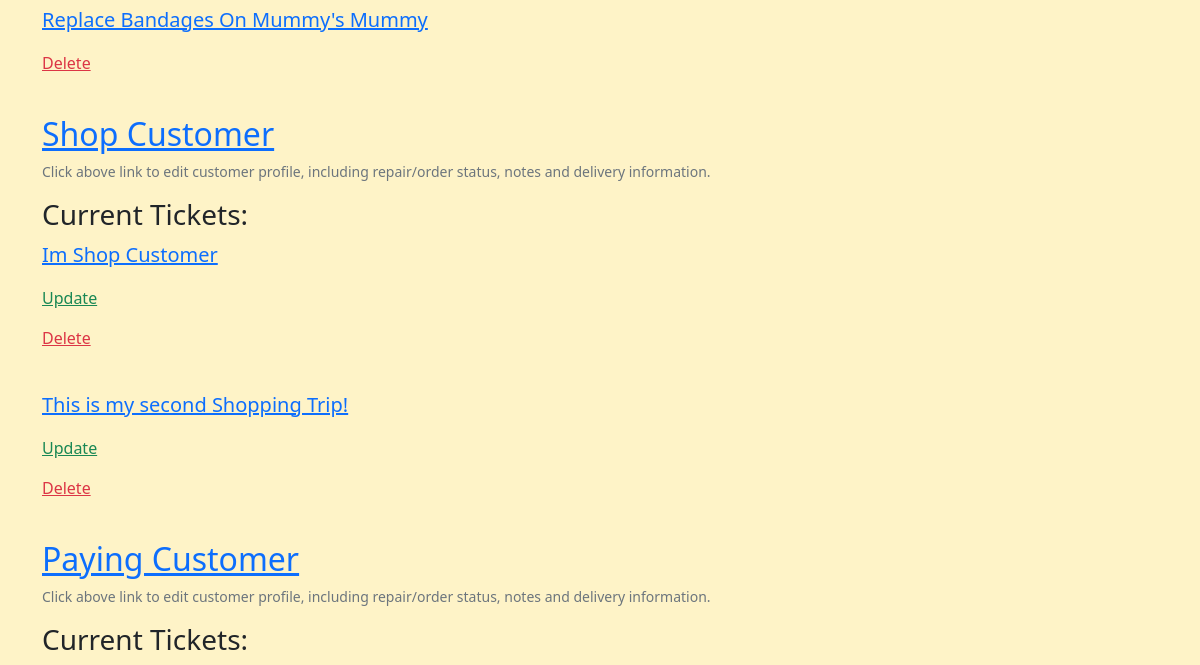
The app's page /workshop/ticket-overview/ (lower part), older data.
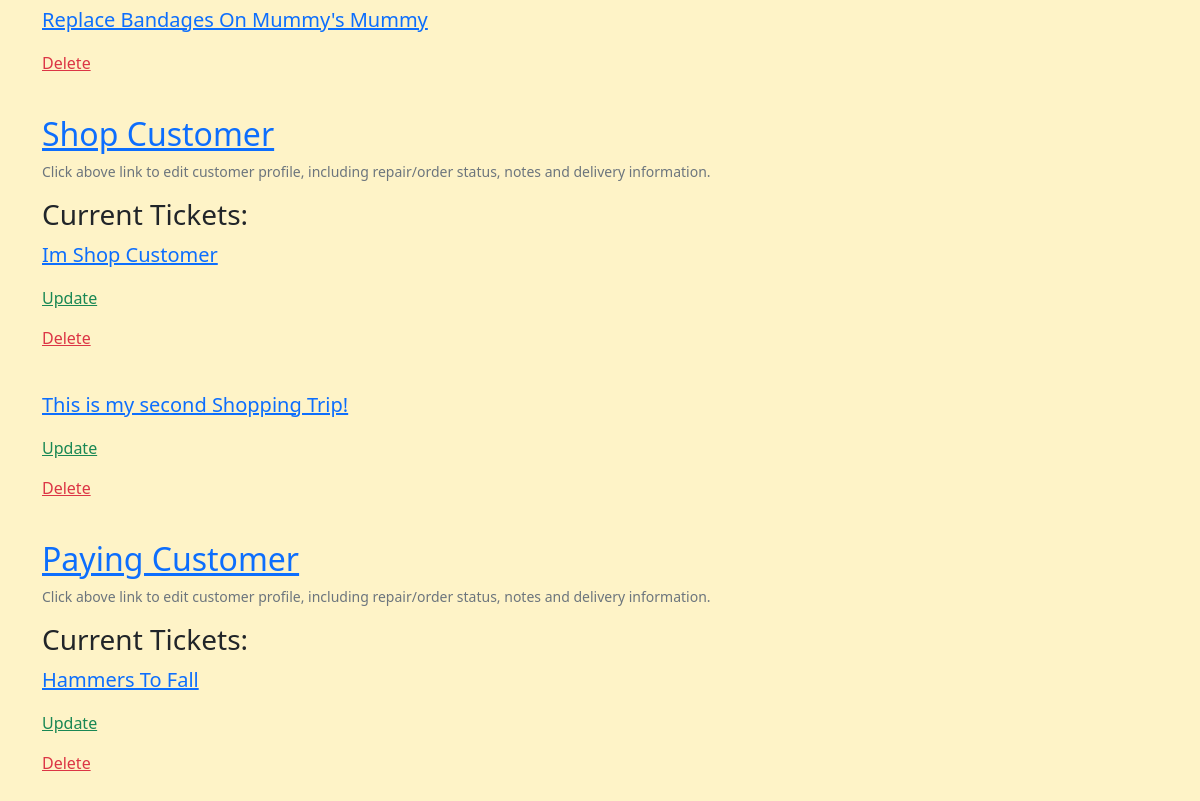
The same page, newer data.
### repairs_restorals/models.py (models this page shows, shortened)
class ServiceTicket(models.Model):
    customer = models.ForeignKey(
        Customer, related_name='service_ticket', on_delete=models.PROTECT)
    workshop_staff_responsible = models.ForeignKey(
        StaffMember, related_name='staff_tickets', on_delete=models.PROTECT)
    title = models.CharField(max_length=255)
    date_created = models.DateField(auto_now_add=True, editable=False)
    last_updated = models.DateField(auto_now=True, editable=False)
    service_description = models.TextField()
    link_to_desired_materials_1 = models.URLField(null=True, blank=True)
    link_to_desired_materials_2 = models.URLField(null=True, blank=True)
    link_to_desired_materials_3 = models.URLField(null=True, blank=True)
    is_completed = models.BooleanField(default=False)
    has_invoice = models.BooleanField(default=False)

### profiles/models.py (models this page shows, shortened)
class Customer(models.Model):
    username = models.OneToOneField(
        User, on_delete=models.CASCADE, null=True, editable=False)
    email = models.EmailField(unique=True, default="start@domain.dj")
    full_name = models.CharField(max_length=100, null=True, blank=True)
    address1 = models.CharField(max_length=100, null=True, blank=True)
    address2 = models.CharField(max_length=100, null=True, blank=True)
    postcode = models.CharField(max_length=40, null=True, blank=True)
    town_or_city = models.CharField(max_length=40, null=True, blank=True)
    country = models.CharField(max_length=40, null=True, blank=True)
    notes = models.TextField(null=True, blank=True)
    staff_notes = models.TextField(null=True, blank=True)
    has_active_shop_orders = models.BooleanField(default=False)
    has_active_repairs = models.BooleanField(default=False)

### repairs_restorals/views.py (the view)
# urls.py: path('ticket-overview/', views.WorkshopStaffTicketOverview.as_view(),
class WorkshopStaffTicketOverview(ListView):
    queryset = Customer.objects.prefetch_related(
        'service_ticket').filter(has_active_repairs=True)
    template_name = 'repairs_restorals/workshop_ticket_overview.html'
    context_object_name = 'customers'

### invoices/contexts.py (called while the page is built, shortened)
def shopping_cart(request):
    template_cart = []
    products_count = 0
    order_amount = 0
    shipping = 500
    cart = request.session.get('cart', {})
    for item in enumerate(template_cart):
        products_count += 1
    order_total = order_amount + shipping
    stripe_total = order_total * 100
    context = {
        'template_cart': template_cart,
        'products_count': products_count,
        'order_amount': order_amount,
        'shipping': shipping,
        'order_total': order_total,
        'stripe_total': stripe_total,
    }
    return context

### profiles/templatetags/user_in_group_tag.py (called while the page is built)
@register.filter(name='has_group')
def has_group(user, group_name):
    try:
        group = Group.objects.get(name=group_name)
    except Group.DoesNotExist:
        return False
    return group in user.groups.all()

### repairs_restorals/templates/repairs_restorals/workshop_ticket_overview.html (shortened to what this page needs)
{% extends 'base.html' %}
{% block content %}
{% for customer in customers %}
    <a href="{% url 'customer_account_update' pk=customer.id %}">
        <p class="h2">{{ customer.full_name }}</p>
    </a>
    <p class="small text-muted">Click above link to edit customer profile, including repair/order status, notes and delivery information. </p>
    <p class="h3">Current Tickets: </p>
    {% for ticket in customer.service_ticket.all %}
    {% if not ticket.is_completed %}
        <a href="{% url 'service_ticket' pk=ticket.id %}">
            <p class="lead">{{ ticket.title }}</p>
        </a>
        <a href="{% url 'update_service_ticket' pk=ticket.id %}" class="text-success">
            <p>Update</p>
        </a>
        <a href="{% url 'ticket_delete' pk=ticket.id %}" class="text-danger">
            <p>Delete</p>
        </a>
        <br>
    {% endif %}
    {% endfor %}
            {% for ticket in customer.service_ticket.all %}
            {% if ticket.is_completed %}
            <a href="{% url 'service_ticket' pk=ticket.id %}">
                <p class="lead">{{ ticket.title }}</p>
            </a>
            <a href="{% url 'ticket_delete' pk=ticket.id %}" class="text-danger">
                <p>Delete</p>
            </a>
            <br>
            {% endif %}
            {% endfor%}
{% endfor %}
{% endblock %}

Row changes from the older to the newer data that the page shows:
added ServiceTicket: title "Hammers To Fall", shown under Customer "Paying Customer"
